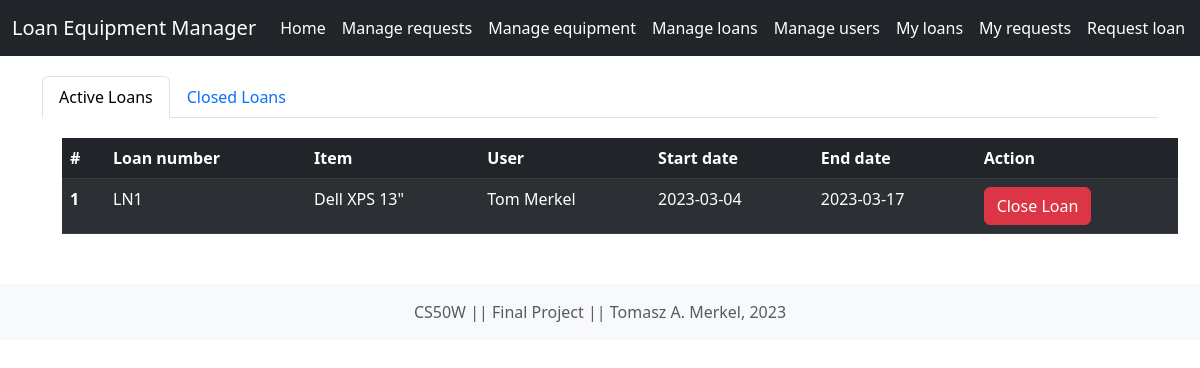
Page /manage_loans (signed in) on the earlier database version.
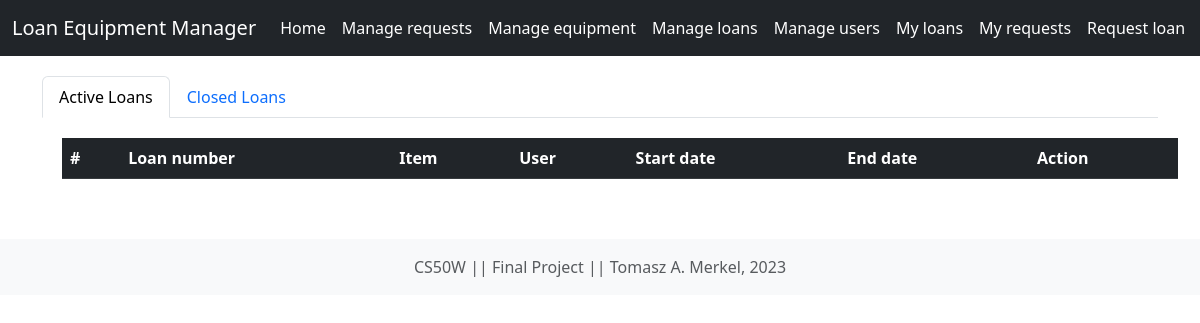
Same page on the later database version.
### loan_equipment_manager/models.py (models this page shows, shortened)
class Loan(models.Model):
    loan_number = models.CharField(max_length=128, null=False)
    end_user = models.ForeignKey(User, related_name="loaner_id", on_delete=models.CASCADE)
    loan_item = models.ForeignKey(Loan_item, related_name="ln_item_id", on_delete=models.CASCADE)
    items_count = models.CharField(max_length=128, null=False)
    active_loan = models.CharField(max_length=3, null=False, default="Yes")
    req_number = models.ForeignKey(Request, related_name="request_id", on_delete=models.DO_NOTHING)

class Loan_item(models.Model):
    CATEGORY = (
        ('...', '...'),
        ('Audio', 'Audio'),
        ('Laptops', 'Laptops'),
        ('Mobile devices', 'Mobile devices'),
        ('Pheripherals', 'Pheripherals')
    )
    asset_number = models.CharField(max_length=128, )
    make = models.CharField(max_length=128, null=False)
    model = models.CharField(max_length=128, null=False)
    category = models.CharField(max_length=128, null=False, choices=CATEGORY)
    on_loan = models.CharField(max_length=3, null=False)
    qr_code = models.CharField(max_length=128, null=True)
    notes = models.CharField(max_length=256, null=False, default="Note")

class User(AbstractUser):
    sd_admin = models.BooleanField(default=False, null=True)
    standard = models.BooleanField(default=False, null=True)

class Request(models.Model):
    req_number = models.CharField(max_length=128, null=False)
    end_user = models.ForeignKey(User, related_name="requestor_id", on_delete=models.CASCADE)
    req_item = models.ForeignKey(Loan_item, related_name="item_id", on_delete=models.CASCADE)
    req_start_date = models.CharField(max_length=128, null=True)
    req_end_date = models.CharField(max_length=128, null=True)
    req_approved = models.CharField(max_length=3, null=False, default="Pending")

### loan_equipment_manager/decorators.py (the view)
    def wrapper(request, *args, **kwargs):
        if request.user.groups.filter(name="admin").exists() or request.user.groups.filter(name="sd admin").exists():
            return function(request, *args, **kwargs)
        raise Http404

### loan_equipment_manager/templatetags/auth_extras.py (called while the page is built)
@register.filter(name='has_group')
def has_group(user, group_name):
    group = Group.objects.get(name=group_name)
    return True if group in user.groups.all() else False

### loan_equipment_manager/templates/loan_equipment_manager/manage_loans.html (shortened to what this page needs)
{% extends "loan_equipment_manager/layout.html" %}
{% block body %}
<div class="container manage-loans">
    <nav>
        <div class="nav nav-tabs" id="nav-tab" role="tablist">
          <button class="nav-link active" id="nav-home-tab" data-bs-toggle="tab" data-bs-target="#nav-active" type="button" role="tab" aria-controls="nav-home" aria-selected="true">Active Loans</button>
          <button class="nav-link" id="nav-profile-tab" data-bs-toggle="tab" data-bs-target="#nav-closed" type="button" role="tab" aria-controls="nav-profile" aria-selected="false">Closed Loans</button>
        </div>
    </nav>
      <div class="tab-content" id="nav-tabContent">
        <div class="tab-pane fade show active" id="nav-active" role="tabpanel" aria-labelledby="nav-home-tab">
            <table class="table table-dark table-striped table-hover" id="activeLoansTable">
                <thead>
                    <tr>
                        <th scope="col">#</th>
                        <th scope="col">Loan number</th>
                        <th scope="col">Item</th>
                        <th scope="col">User</th>
                        <th scope="col">Start date</th>
                        <th scope="col">End date</th>
                        <th scope="col">Action</th>
                    </tr>
                </thead>
                <tbody>
                {% for loan in activeloans %}
                <tr>
                    <th scope="row">{{ forloop.counter }} </th>
                    <td>{{loan.loan_number}}</td>
                    <td>{{loan.make}} {{loan.model}}</td>
                    <td>{{loan.first_name}} {{loan.last_name}}</td>
                    <td>{{loan.start_date}}</td>
                    <td>{{loan.end_date}}</td>
                    <td><a class="btn btn-danger" id="closeLoanBtn">Close Loan</a></td>
                </tr>
                {% endfor %}
            </tbody>
        </table>
        </div>
    </div>
</div>
{% endblock %}

Differences in the rows shown:
removed Loan: loan_number "LN1"
no longer on this page (row edited): Loan_item: make "Dell", model "XPS 13\""
no longer on this page (row unchanged): User: first_name "Tom", last_name "Merkel"
removed Request: start_date "2023-03-04", end_date "2023-03-17"
Other differences:
list line gone: "1 Close Loan"
